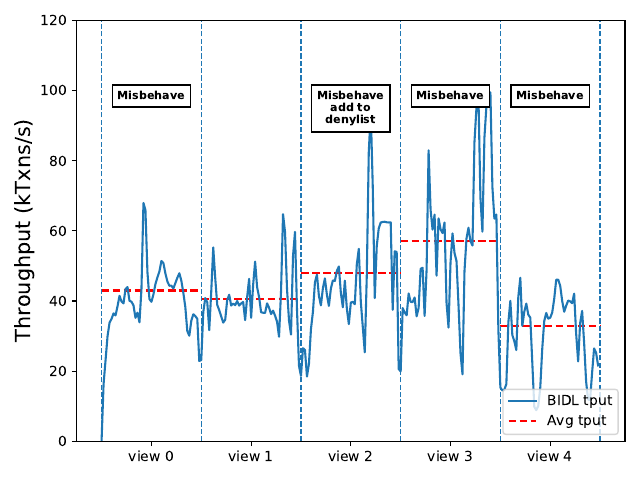

The Python source for this figure:
import numpy as np
import matplotlib.pyplot as plt
import sys
import datetime

template = 'operations/sec'

lines = []
for line in sys.stdin:
    if template in line:
        lines.append(line)

print(len(lines))

num = 0
tputs = []
nums = []
avgs = []
temps = []
# tick = 0
for i in range(len(lines)):
    line = lines[i]
    tput = 0
    if "Throughput = Infinity operations/sec" in line:
        tput = 200.0
    else:
        tput = float(line.split()[2])
    if tput > 200.0:
        tput = 200.0
        
    tputs.append(tput/2) # batch size = 500
    temps.append(tput/2)
    num += 1
    if num % 50 == 0:
        avg = np.mean(temps[5:-5])
        avgs.append(avg)
        nums.append(num)
        num = 0
        temps = []
print(avgs)

for i in range(1, len(tputs)-1):
    tputs[i] = (tputs[i-1] + tputs[i] + tputs[i+1])/3

fig, ax = plt.subplots()
plt.plot(tputs, label="BIDL tput")
plt.axvline(x=0, linestyle="--", linewidth=1)
start = 0
end = 0
xticks = []
for i in range(0, len(avgs)):
    avg = avgs[i]
    num = nums[i]
    start = end
    end = end + num
    if i==1:
        plt.hlines(avg, start, end, colors="r", linestyle="--", label="Avg tput") # to prevent generating multiple lines in the legend
    else:
        plt.hlines(avg, start, end, colors="r", linestyle="--")
    plt.axvline(x=end, linestyle="--", linewidth=1)
    xticks.append((start+end)/2)

plt.ylabel('Throughput (kTxns/s)', fontsize=15)
plt.ylim(0, 120)
ax.set_xticks(xticks)
ax.set_xticklabels(["view 0", "view 1", "view 2", "view 3", "view 4"])

for i in [0, 3, 4]:
    t = plt.text(xticks[i], 100,
        "Misbehave",
        fontsize=8,
        weight='bold',
        verticalalignment="top",
        horizontalalignment="center")
    t.set_bbox(dict(facecolor='white', alpha=1))

t2 = plt.text(xticks[2], 100,
    "Misbehave\nadd to\ndenylist",
    fontsize=8,
    weight='bold',
    verticalalignment="top",
    horizontalalignment="center")
t2.set_bbox(dict(facecolor='white', alpha=1))


plt.legend(loc="lower right")
plt.tight_layout()
plt.savefig("figure/malicious.pdf")
